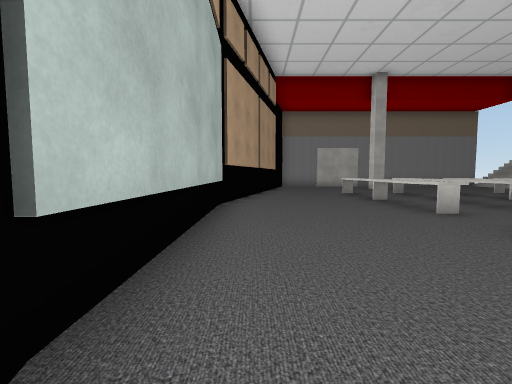
view 1 (above)

13 first-person views from a walk through a scene from a Unity 3-D project. The camera is 1.4 m above the floor, tilts 4° down and sees 90° across. The floor is counted in squares, 2 m on a side. Each view is taken from the middle of a square. On the plan, view 1 faces up. The plan holds only what a view shows up to about 9 squares ahead; the rest is blank. The place goes on beyond the plan. The player is left out. Some surface patterns are stand-ins.

view 2
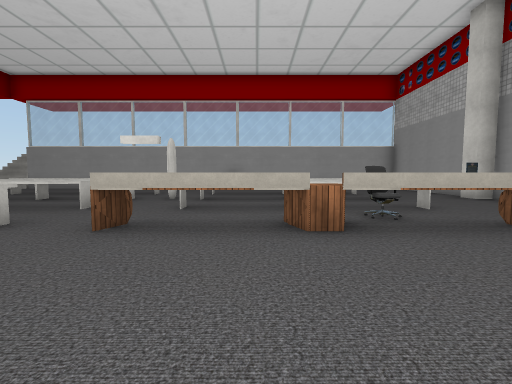

view 3
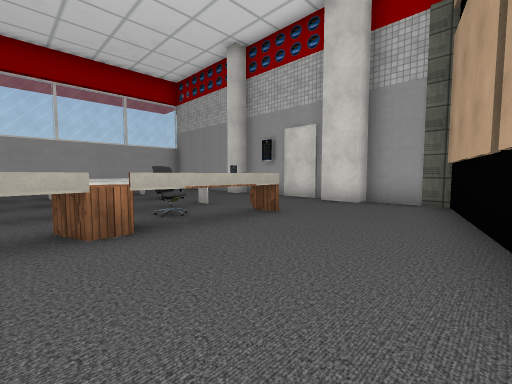

view 4
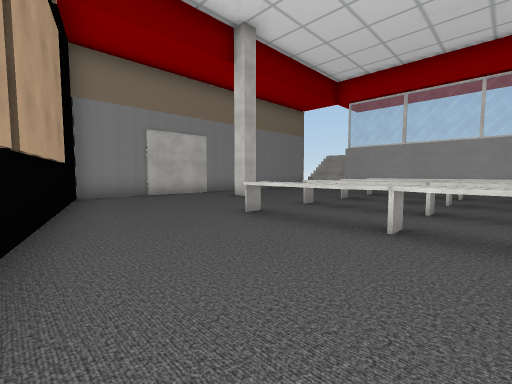

view 5
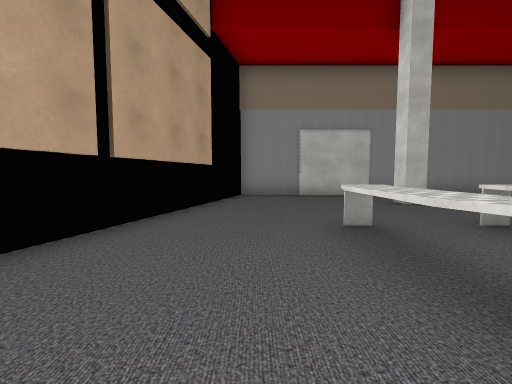

view 6
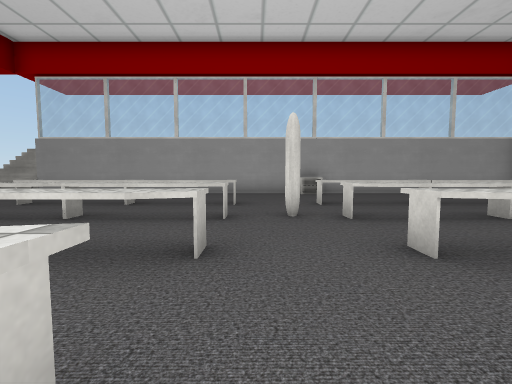

view 7
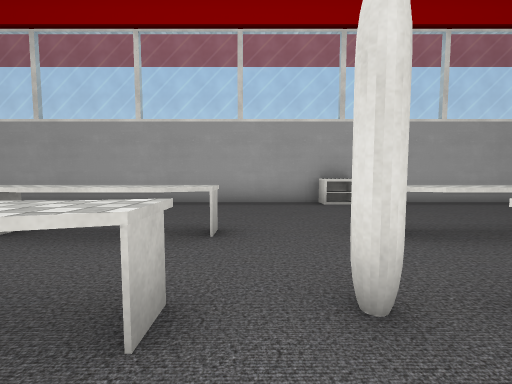

view 8
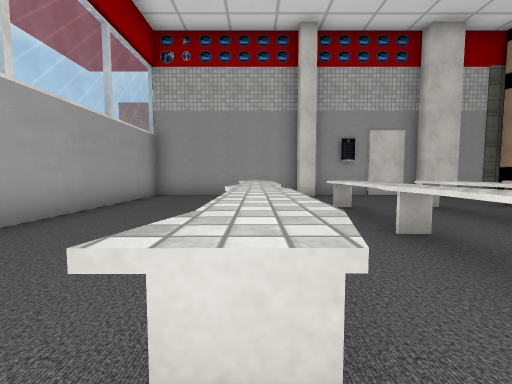

view 9
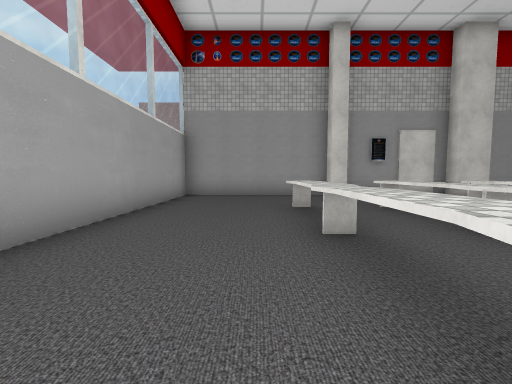

view 10
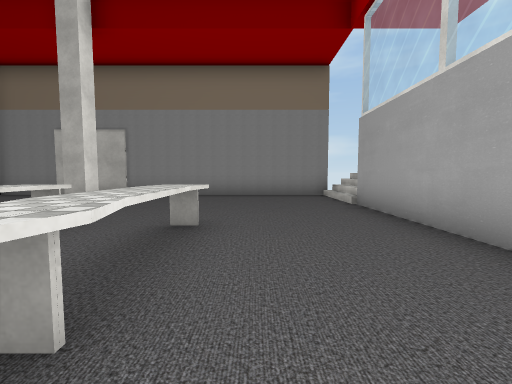

view 11
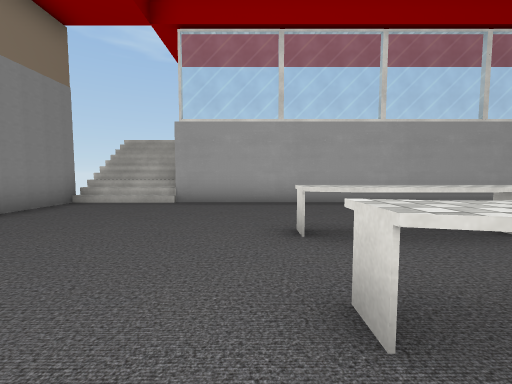

view 12
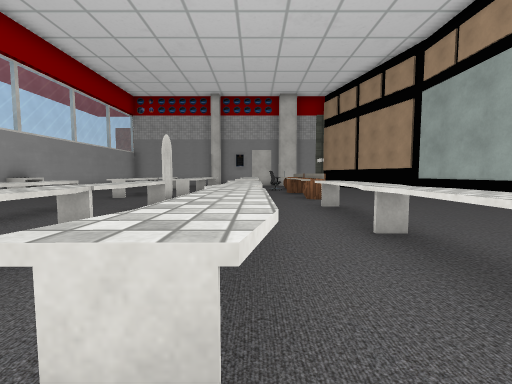

view 13
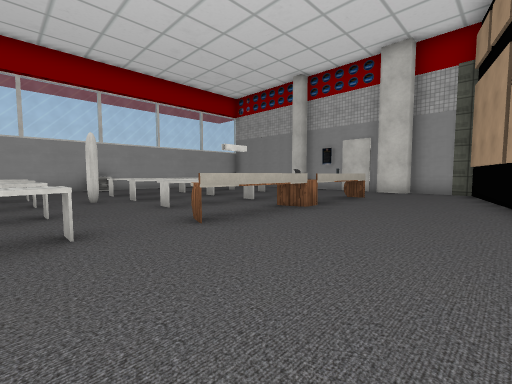

### Floor plan
Key: @ floor where view 1 was taken; # wall or solid block; x gap in a wall; . floor; / step, stairs or slope; ^ raised ledge; O other object.
Columns run from 1 left of view 1 to 15 right of it. Each row starts with its distance up from view 1.
 15   ############
 14    ...........///
 13    ...........///
 12   .....#......#
 11   ............#
 10   ............#
  9   ..^x^x^.^...#
  8  ...^.^.^.^...#
  7  ...^.^.^.^...#
  6 #...^.^.^.^...#
  5 #...^x^x^.^...#
  4 #.............#
  3 #...#.........#
  2 #...^.^x^.^..^#
  1 #...^.^.^.^...#
  0  @..^^^x^.^...#
 -1  ...^O^.^.^...#
 -2   ..^O^x^.^...#
 -3   ............#
 -4   ............#
 -5   ............#
 -6   #############

Where each view was taken, in squares from view 1:
view 1: 0 up, 0 right, facing up
view 2: 1 up, 0 right, facing right
view 3: 1 up, 0 right, facing down-right
view 4: 6 up, 0 right, facing up-right
view 5: 6 up, 2 right, facing up
view 6: 4 up, 3 right, facing right
view 7: 4 up, 6 right, facing right
view 8: 3 up, 9 right, facing down
view 9: 3 up, 10 right, facing down
view 10: 6 up, 10 right, facing up
view 11: 10 up, 6 right, facing right
view 12: 10 up, 5 right, facing down
view 13: 5 up, 0 right, facing down-right
